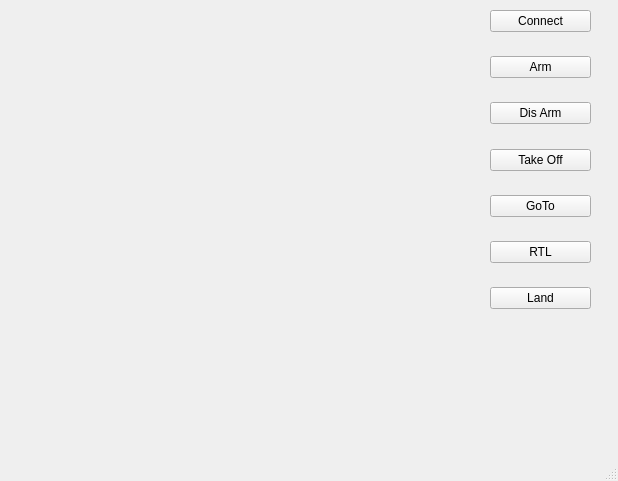
<?xml version="1.0" encoding="UTF-8"?>
<ui version="4.0">
 <class>MainWindow</class>
 <widget class="QMainWindow" name="MainWindow">
  <property name="geometry">
   <rect>
    <x>0</x>
    <y>0</y>
    <width>618</width>
    <height>481</height>
   </rect>
  </property>
  <property name="windowTitle">
   <string>MainWindow</string>
  </property>
  <widget class="QWidget" name="centralwidget">
   <widget class="QWidget" name="layoutWidget">
    <property name="geometry">
     <rect>
      <x>490</x>
      <y>10</y>
      <width>101</width>
      <height>299</height>
     </rect>
    </property>
    <layout class="QVBoxLayout" name="verticalLayout">
     <item>
      <widget class="QPushButton" name="b_connect">
       <property name="text">
        <string>Connect</string>
       </property>
      </widget>
     </item>
     <item>
      <spacer name="verticalSpacer_9">
       <property name="orientation">
        <enum>Qt::Vertical</enum>
       </property>
       <property name="sizeType">
        <enum>QSizePolicy::Preferred</enum>
       </property>
       <property name="sizeHint" stdset="0">
        <size>
         <width>20</width>
         <height>40</height>
        </size>
       </property>
      </spacer>
     </item>
     <item>
      <spacer name="verticalSpacer_10">
       <property name="orientation">
        <enum>Qt::Vertical</enum>
       </property>
       <property name="sizeType">
        <enum>QSizePolicy::Preferred</enum>
       </property>
       <property name="sizeHint" stdset="0">
        <size>
         <width>20</width>
         <height>40</height>
        </size>
       </property>
      </spacer>
     </item>
     <item>
      <widget class="QPushButton" name="b_arm">
       <property name="text">
        <string>Arm</string>
       </property>
      </widget>
     </item>
     <item>
      <spacer name="verticalSpacer_2">
       <property name="orientation">
        <enum>Qt::Vertical</enum>
       </property>
       <property name="sizeHint" stdset="0">
        <size>
         <width>20</width>
         <height>40</height>
        </size>
       </property>
      </spacer>
     </item>
     <item>
      <spacer name="verticalSpacer">
       <property name="orientation">
        <enum>Qt::Vertical</enum>
       </property>
       <property name="sizeType">
        <enum>QSizePolicy::Preferred</enum>
       </property>
       <property name="sizeHint" stdset="0">
        <size>
         <width>20</width>
         <height>40</height>
        </size>
       </property>
      </spacer>
     </item>
     <item>
      <widget class="QPushButton" name="b_disarm">
       <property name="text">
        <string>Dis Arm</string>
       </property>
      </widget>
     </item>
     <item>
      <spacer name="verticalSpacer_3">
       <property name="orientation">
        <enum>Qt::Vertical</enum>
       </property>
       <property name="sizeHint" stdset="0">
        <size>
         <width>20</width>
         <height>40</height>
        </size>
       </property>
      </spacer>
     </item>
     <item>
      <spacer name="verticalSpacer_4">
       <property name="orientation">
        <enum>Qt::Vertical</enum>
       </property>
       <property name="sizeHint" stdset="0">
        <size>
         <width>20</width>
         <height>40</height>
        </size>
       </property>
      </spacer>
     </item>
     <item>
      <widget class="QPushButton" name="b_takeoff">
       <property name="text">
        <string>Take Off</string>
       </property>
      </widget>
     </item>
     <item>
      <spacer name="verticalSpacer_5">
       <property name="orientation">
        <enum>Qt::Vertical</enum>
       </property>
       <property name="sizeType">
        <enum>QSizePolicy::Preferred</enum>
       </property>
       <property name="sizeHint" stdset="0">
        <size>
         <width>20</width>
         <height>40</height>
        </size>
       </property>
      </spacer>
     </item>
     <item>
      <spacer name="verticalSpacer_8">
       <property name="orientation">
        <enum>Qt::Vertical</enum>
       </property>
       <property name="sizeHint" stdset="0">
        <size>
         <width>20</width>
         <height>40</height>
        </size>
       </property>
      </spacer>
     </item>
     <item>
      <widget class="QPushButton" name="b_fly">
       <property name="text">
        <string>GoTo</string>
       </property>
      </widget>
     </item>
     <item>
      <spacer name="verticalSpacer_7">
       <property name="orientation">
        <enum>Qt::Vertical</enum>
       </property>
       <property name="sizeType">
        <enum>QSizePolicy::Preferred</enum>
       </property>
       <property name="sizeHint" stdset="0">
        <size>
         <width>20</width>
         <height>40</height>
        </size>
       </property>
      </spacer>
     </item>
     <item>
      <spacer name="verticalSpacer_6">
       <property name="orientation">
        <enum>Qt::Vertical</enum>
       </property>
       <property name="sizeHint" stdset="0">
        <size>
         <width>20</width>
         <height>40</height>
        </size>
       </property>
      </spacer>
     </item>
     <item>
      <widget class="QPushButton" name="b_rtl">
       <property name="text">
        <string>RTL</string>
       </property>
      </widget>
     </item>
     <item>
      <spacer name="verticalSpacer_11">
       <property name="orientation">
        <enum>Qt::Vertical</enum>
       </property>
       <property name="sizeHint" stdset="0">
        <size>
         <width>20</width>
         <height>40</height>
        </size>
       </property>
      </spacer>
     </item>
     <item>
      <spacer name="verticalSpacer_12">
       <property name="orientation">
        <enum>Qt::Vertical</enum>
       </property>
       <property name="sizeHint" stdset="0">
        <size>
         <width>20</width>
         <height>40</height>
        </size>
       </property>
      </spacer>
     </item>
     <item>
      <widget class="QPushButton" name="b_land">
       <property name="text">
        <string>Land</string>
       </property>
      </widget>
     </item>
    </layout>
   </widget>
  </widget>
  <widget class="QMenuBar" name="menubar">
   <property name="geometry">
    <rect>
     <x>0</x>
     <y>0</y>
     <width>618</width>
     <height>25</height>
    </rect>
   </property>
  </widget>
  <widget class="QStatusBar" name="statusbar"/>
  <action name="actionGo_to_Map">
   <property name="text">
    <string>Go to Map</string>
   </property>
  </action>
 </widget>
 <tabstops>
  <tabstop>b_arm</tabstop>
  <tabstop>b_disarm</tabstop>
 </tabstops>
 <resources/>
 <connections/>
</ui>
